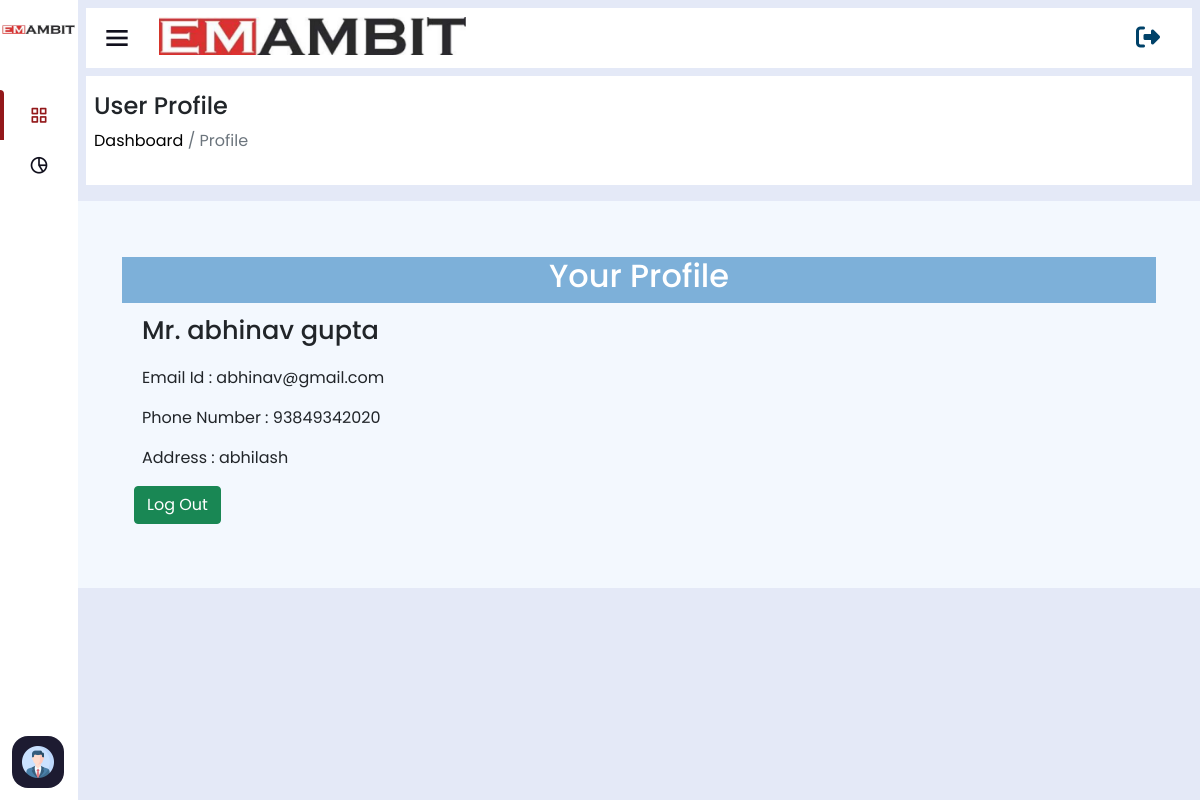
The page /user-profile/ (signed in) on the database its author committed.
### home/models.py (models this page shows, shortened)
class CustomUser(AbstractUser):
    username = None
    email = models.EmailField(unique=True)
    user_phone = models.CharField(max_length=50,unique=True)
    user_address=models.CharField(max_length=50)
    user_gender=models.CharField(max_length=50)
    user_status=models.CharField(max_length=100,null=True,blank=True,default='Engineer')
    total_cost=models.IntegerField(default=0,null=True,blank=True)
    visible_password=models.CharField(max_length=254,null=True,blank=True)
    attendance_status=models.CharField(max_length=250,null=True,blank=True,default="A")
    USERNAME_FIELD = 'email'
    REQUIRED_FIELDS = []
    objects = CustomUserManager()

### home/views.py (the view)
# urls.py: path('user-profile/',userProfile_view),
@login_required(login_url='/login')
def userProfile_view(request):
    user_data=CustomUser.objects.get(email=request.user.email)
    return render(request,'user-profile.html',{"user_data":user_data})

### home/templates/user-profile.html (shortened to what this page needs)
<!DOCTYPE html>
<html lang="en" dir="ltr">
<head>
    {% include 'header-links.html' %}
</head>
<body>
    {% include 'header.html' %}
    {% if user.is_authenticated %}
  <section class="nav-section">
    {% include 'subtitle.html' %}
    <div class="breadcum">
        <div>
            <h2>User Profile</h2>
            <p> <a href="/">  Dashboard</a> / Profile</p>
        </div>
    </div>
    <div class="row p-2 p-md-5 user-profile" style="background: #f3f8fe;">
        <div class="col-12 text-center my-2" style="background: rgb(125, 176, 217);color:white">
            <h2>Your Profile</h2>
        </div>
        <div class="col-md-6">
            <div class="table-box">
                <div class="row">
                    <div class="col-md-8 col-12">
                        <p class="bold">Mr. {{user_data.first_name}}</p>
                    </div>
                    <div class="col-md-12 col-12 ">
                        <p>Email Id : {{user_data.email}}</p>
                        <p>Phone Number : {{user_data.user_phone}}</p>
                        <p>Address : {{user_data.user_address}}</p>
                    </div>
                    <div class="col-12">
                        <a class="btn btn-success" href="/logout">Log Out</a>
                    </div>
                </div>
            </div>
        </div>
        <div class="col-md-6">
        </div>
    </div>
  </section>
  {% else %}
    <script>
        window.location.href='/page-note-found'
    </script>
    {% endif %}
</body>
</html>

### home/static/assets/css/sidebar.css (style rules this page uses)
* { margin: 0; padding: 0; box-sizing: border-box; font-family: 'Poppins', sans-serif; }
.nav-section { position: relative; background: #E4E9F7; min-height: 100vh; left: 260px; width: calc(100% - 260px); transition: all 0.5s ease; }
.sidebar.close~.nav-section { left: 78px; width: calc(100% - 78px); }

### home/static/assets/css/style.css (style rules this page uses)
* { margin: 0; padding: 0; box-sizing: border-box; font-family: "Poppins" , sans-serif; text-decoration: none; }
a { text-decoration: none !important; }
:root { --main-bg : #E4E9F7; --light-white: #f0f0f0; --light-white-p: #6c757d; --color-anchor: #0d6efd; --color-blue: #4d8aff; --color-dark-blue: #004269; --color-blu : #4387c0; --color-blue-light : #00AAA9; --color-orange : orange; --color-green : rgb(44, 185, 16); }
.breadcum { background: white; padding: 1rem 0.5rem; margin-bottom: 1rem; }
.breadcum h2 { font-size: 1.5rem; }
.breadcum p { color: var(--light-white-p); }
.breadcum a { color: black; }
.nav-section { padding: 0.5rem !important; }

### home/static/assets/css/user.css (style rules this page uses)
.table-box { margin-bottom: 1rem; }
.table-box p { margin-bottom: 0rem; padding-left: 0.5rem; }
.table-box .bold { font-weight: 500; }
.user-profile .bold { font-size: 1.6rem; }
.user-profile .table-box p { margin-bottom: 1rem; }

### rows shown on the page
CustomUser: first_name "abhinav gupta", email "abhinav@gmail.com", user_phone "93849342020", user_address "abhilash"
